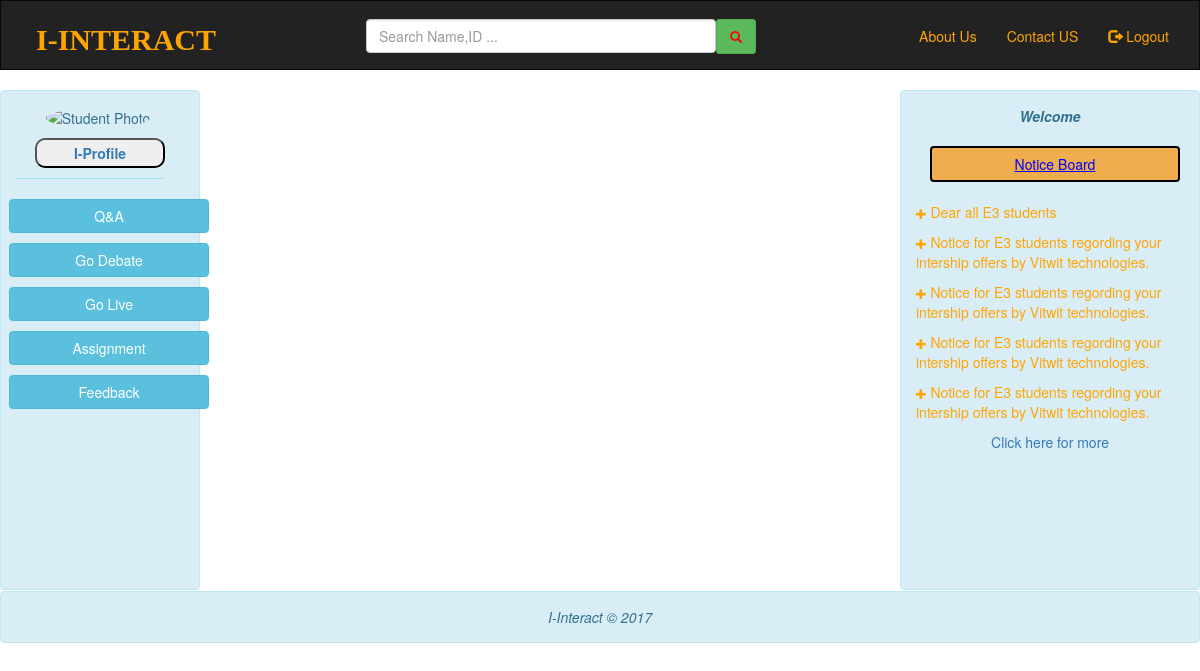
Page /I-Interact/Student_Profile.php (signed in) on the committed database.
### tables this page shows
CREATE TABLE IF NOT EXISTS `NoticeBoard` (
  `sno` int(11) NOT NULL AUTO_INCREMENT,
  `id` varchar(200) DEFAULT NULL,
  `purpose` varchar(1000) NOT NULL,
  `notice` varchar(1000) DEFAULT NULL,
  `path_attachment` varchar(1000) DEFAULT NULL,
  `date` datetime DEFAULT NULL,
  PRIMARY KEY (`sno`)
);

### I-Interact/Student_Profile.php (the view, shortened to what this page needs)
<?php
include('mysql.php');
if(isset($_SESSION['student_id'])){
$student_id=$_SESSION['student_id'];
$query="SELECT * FROM StudentDetails WHERE student_id='$student_id'";
$result=mysqli_query($link,$query);
$row=mysqli_fetch_array($result);
?>
<!DOCTYPE html>
<html lang="en">
<head>
  <link rel="stylesheet" href="https://maxcdn.bootstrapcdn.com/bootstrap/3.3.7/css/bootstrap.min.css">
  <link rel="stylesheet" type="text/css" href="lib/css/css.css">
</head>
<body>
<nav class="navbar navbar-inverse">
  <div class="container-fluid">
    <div class="navbar-header">
     <h2>I-INTERACT</h2>
    <div class="search">
    <input type="text" name="seach" id="search" class="form-control" placeholder="Search Name,ID ...">
    <button  id="searchIcon" class="btn btn-sm btn-success" type="button" onclick="searchID()"><span class="glyphicon glyphicon-search"></span></button>
    </div>
    </div>
    <div class="collapse navbar-collapse">
      <ul class="nav navbar-nav navbar-right " id="about" >
      <li> <a href="" style="color:orange" data-toggle="modal" data-target="#aboutus">About Us</a>
  </li>
        <li><a href="" style="color:orange" data-toggle="modal" data-target="#contactus">Contact US</a>
        </li>
        <li><a href="Logout.php" style="color:orange"><p class="glyphicon glyphicon-log-out "></p> Logout</a></li>
      </ul>
    </div>
  </div>
</nav>
<div class="container-fluid text-center">
  <div class="row "><br>
    <div class="col-md-2 alert alert-info alert-dismissable left">
        <div class="text-center">
          <img src="<?php echo $row[10];?>" class="img img-circle" alt="Student Photo" width="100px" height="100px">
      </div>
        <a href="I_Profile.php" target="targetframe"><button class="iprofile"> <b>I-Profile</b></button></a>
        <hr>
        <ul >
        <li><a href="Q_A.php" target="targetframe"><button class="btn btn-info link">Q&A</button></a></li>
        <li><a href="Debate.php" target="targetframe"><button class="btn btn-info link">Go Debate</button></a></li>
        <li><a href="GO_Live.php" target="targetframe"><button class="btn btn-info link">Go Live</button></a></li>
        <li><a href="Student_Assignments.php" target="targetframe"><button class="btn btn-info link">Assignment</button></a></li>
        <li><a href="FeedBack.php" target="targetframe"><button class="btn btn-info link">Feedback</button></a></li>
        </ul>
      </div>
    <div class="col-md-7">
      <iframe src="I_Profile.php" name="targetframe"  frameborder="0" scrolling="auto" >
    </iframe>
      </div>
    <div class="col-sm-3  alert alert-info left">
      <div class="row" style="text-align: center"><b><i>Welcome <?php echo $row[2]?></i></b></div><br>
          <button class="btn btn-warning link2" ><u>Notice Board</u></button><br>
          <div >
              <table>
                     <?php
                          $query=" select * from NoticeBoard order by(date) desc limit 5";
                          $result=mysqli_query($link,$query);
                          $count=mysqli_num_rows($result);
                          if($count!=0){
                            while($row=mysqli_fetch_array($result)){
                            echo "
                                <tr >
                                    <td>
                                        <p id='i'  data-toggle='collapse' data-target='#$row[0]' style='color: orange;'><sub class='glyphicon glyphicon-plus'></sub>  $row[2]</p>
                                    </td>
                                </tr>
                                <tr>
                                    <td >
                                        <div style='text-align=center' class='collapse well' id='$row[0]' style='color: blue'>&nbsp;$row[3]";
                                echo "</div>
                                    </td>
                            ";
                          }
                          echo "<tr><td><a href='NoticeBoard.php' target='targetframe'>Click here for more</a></td></tr>";
                          }
                       ?>
                     <br>
            </table>
          </div>
    </div>
    </div>
</div>
<footer class="container-fluid text-center alert alert-info">
      <i >I-Interact &copy; 2017</i>
</footer>
</body>
</html>
<?php
}
else{
  header("Location:index.php");
}
?>

### I-Interact/Student_Profile.php (style rules this page uses)
.navbar { margin-bottom: 0; border-radius: 0; }
footer { background-color: #555; color: white; padding: 15px; }
p { text-align: center; cursor: pointer; }
iframe { height: 500px; width: 740px; overflow-x: hidden; }
.link2 { position: relative; left: 5px; width: 250px; color: blue; border:2px solid black; }
body { overflow-x: hidden; }
.left { height:500px; }
footer { position: relative; top:-19px; }
#i { float: left; text-align:left; }

### rows in the picture
noticeboard: purpose "Dear all E3 students"
noticeboard: purpose "Notice for E3 students regording your intership offers by Vitwit technologies."
noticeboard: purpose "Notice for E3 students regording your intership offers by Vitwit technologies."
noticeboard: purpose "Notice for E3 students regording your intership offers by Vitwit technologies."
noticeboard: purpose "Notice for E3 students regording your intership offers by Vitwit technologies."
